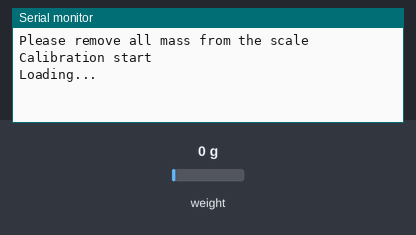
A program run on a simulated Arduino Uno, built with avr-gcc and run on an emulated ATmega328P. Parts: the last lines printed to the serial monitor. The inputs (shaded band) are chosen by the test bench; at power-on: weight on the scale 0 g. Random numbers use the default seed unless the program sets one.

Above: at 5.2 s.
5.3 s: weight on the scale set to 2 g
At 8.7 s:
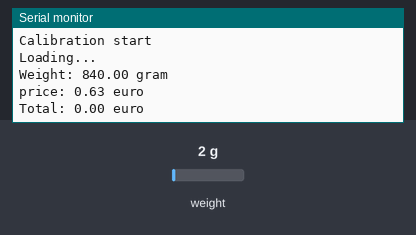
9.0 s: weight on the scale set to 100 g
At 10.3 s:
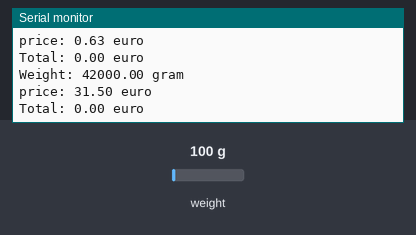

Measured:
- the behaviour switches between 0 and 1 g on weight on the scale (found by bisection; images 0 and 1)
- after the input at 5.3 s, the serial monitor: prints a new line after 2.2 s (image 1)
- after the input at 9.0 s, the serial monitor: prints a new line after 0.50 s (image 2)

The program:

main.cpp
```cpp
#include <Arduino.h>
#include <HX711.h>
#include <HX711_ADC.h>


/*NOTES
total wordt groter als de price boven total komt, anders niet. De massa wordt hier niet goed gerekend.
Dit is een probleem want de treshold wordt steeds groter en groter.
Niet functioneel zoals het moet werken.
*/

HX711 scale;
const int CLOCKPIN = 4;
const int DATAPIN = 5;
const int ARRAYLENGTH = 10;
int i = 0;
double pricearray[ARRAYLENGTH] = {};
double price = 0;
double weight = 0;
double total = 0;
unsigned long t = 0;
HX711_ADC LoadCell(DATAPIN, CLOCKPIN);

void setup(){
  Serial.begin(57600);
  scale.begin(DATAPIN, CLOCKPIN);
  scale.tare();
  Serial.println("Please remove all mass from the scale");
  delay(3000);
  LoadCell.begin();
  calibrate(); //start calibration
}


void calibrate() {
  Serial.println("Calibration start");
  for(unsigned long time_now; millis() < (millis()+ 100); time_now = millis()){
    Serial.println("Loading... ");
    int random_int = random_int + random(1, 18);
    if (random_int >=100){
      random_int = 100;
      return;
    }
    Serial.print(random_int);
    Serial.print("%");
  }
  LoadCell.refreshDataSet(); //refresh the dataset to be sure that the known mass is measured correct
  float newCalibrationValue = 459.36;
  scale.set_scale(newCalibrationValue);
  Serial.println();
  Serial.println("Calibration finished");
  delay(200);
  Serial.println("Mass can now be placed");
}

void priceofplastic(){
  price = weight / 1000 * 0.75;
  Serial.println();
  Serial.print("price: ");
  Serial.print(price);
  Serial.print(" euro");

  pricearray[i] = price;

  if (pricearray[i] > pricearray[i - 1]){
    total = total + pricearray[i];
    i++;
  }
  if (i = 10){
    i = 0;
  }
  Serial.println();
  Serial.print("Total: ");
  Serial.print(total);
  Serial.print(" euro");
  Serial.println("");
}

void loop(){
  weight = scale.get_units(10);
  delay(500);
  if (weight > 0){
    Serial.println("");
    Serial.print("Weight: ");
    Serial.print(weight);
    Serial.print(" gram");
    priceofplastic();
  }
  delay(500);
}


//0.75 cent per kilo
```
